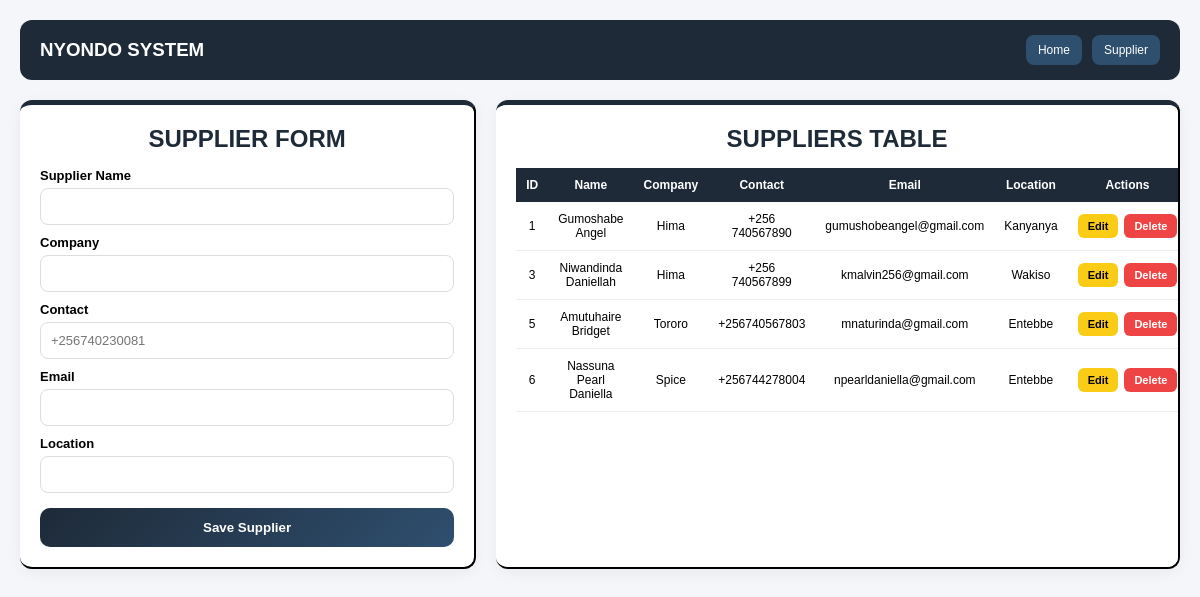
Before: /supplier/ with the older database file.
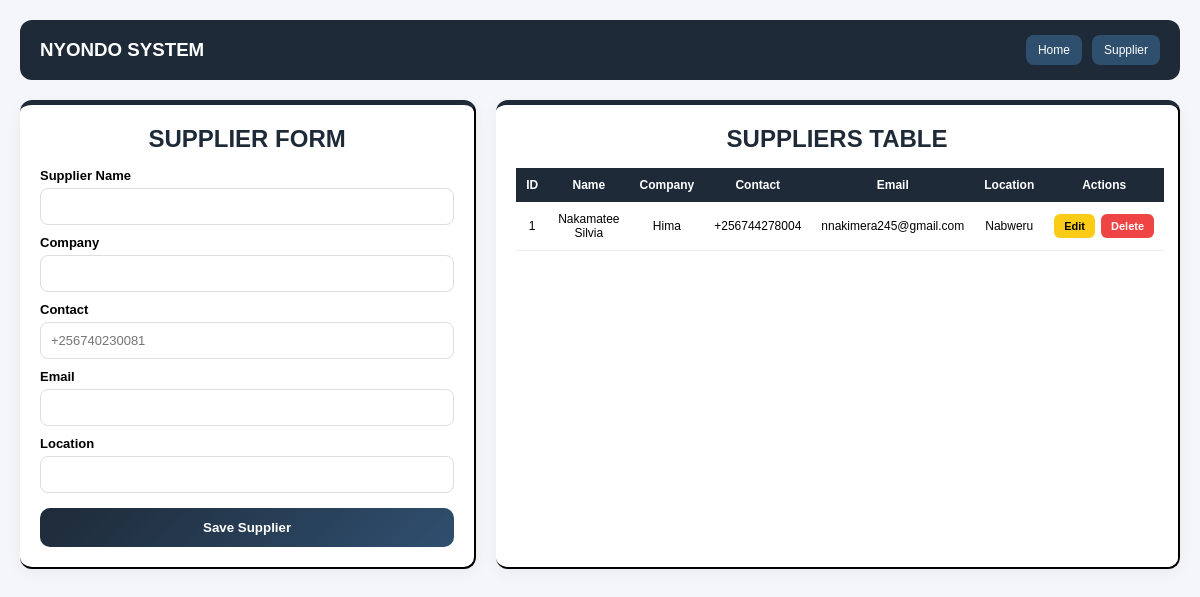
After: the same page with the newer database file.
### hardwareapp/models.py (models this page shows, shortened)
class Supplier(models.Model):
    supplier_name = models.CharField(max_length=100)
    company = models.CharField(max_length=100)
    contact = models.CharField(max_length=14, blank=True, null=True)
    email = models.EmailField()
    location = models.CharField(max_length=100)
    created_at = models.DateTimeField(auto_now_add=True)
    updated_at = models.DateTimeField(auto_now=True)

### hardwareapp/views.py (the view, shortened to what this page needs)
# urls.py: path('supplier/', views.suppliers, name='supplier'),
def suppliers(request):
    suppliers = Supplier.objects.all()
    return render(request, "suppliers.html", {
        "suppliers": suppliers
    })

### hardwareapp/templates/suppliers.html (shortened to what this page needs)
{% load static %}
<!doctype html>
<html lang="en">
  <head>
  </head>
  <body>
    <div class="navbar">
      <h3>NYONDO SYSTEM</h3>
      <div class="nav-links">
        <a href="{% url 'index' %}">Home</a>
        <a href="{% url 'supplier' %}">Supplier</a>
      </div>
    </div>
    <div class="container">
      <div class="form-box">
        <h2>SUPPLIER FORM</h2>
        <form method="POST">
          <label>Supplier Name</label>
          <input type="text" name="supplier_name" required />
          <label>Company</label>
          <input type="text" name="company" required />
          <label>Contact</label>
          <input
            type="text"
            name="contact"
            placeholder="+256740230081"
            pattern="^\+256[0-9]{9}$"
            maxlength="13"
            title="Phone must be in format +256XXXXXXXXX"
            required
          />
          <label>Email</label>
          <input type="email" name="email" required />
          <label>Location</label>
          <input type="text" name="location" required />
          <button type="submit">Save Supplier</button>
        </form>
      </div>
      <div class="table-box">
        <h2>SUPPLIERS TABLE</h2>
        <table>
          <tr>
            <th>ID</th>
            <th>Name</th>
            <th>Company</th>
            <th>Contact</th>
            <th>Email</th>
            <th>Location</th>
            <th>Actions</th>
          </tr>
          {% for supplier in suppliers %}
          <tr>
            <td>{{ supplier.id }}</td>
            <td>{{ supplier.supplier_name }}</td>
            <td>{{ supplier.company }}</td>
            <td>{{ supplier.contact }}</td>
            <td>{{ supplier.email }}</td>
            <td>{{ supplier.location }}</td>
            <td>
              <div class="actions">
                <a
                  href="{% url 'edit_supplier' supplier.id %}"
                  class="edit-btn"
                >
                  Edit
                </a>
                <a
                  href="{% url 'delete_supplier' supplier.id %}"
                  class="delete-btn"
                  onclick="
                    return confirm(
                      'Are you sure you want to delete this supplier? This action cannot be undone!',
                    );
                  "
                >
                  Delete
                </a>
              </div>
            </td>
          </tr>
          {% empty %}
          <tr>
            <td colspan="8">No suppliers found</td>
          </tr>
          {% endfor %}
        </table>
      </div>
    </div>
  </body>
</html>

### hardwareapp/templates/suppliers.html (style rules this page uses)
* { margin: 0; padding: 0; box-sizing: border-box; font-family: Arial, sans-serif; }
body { background: #f4f6f9; min-height: 100vh; padding: 20px; }
.container { display: flex; gap: 20px; }
.form-box, .table-box { background: #fff; padding: 20px; border-radius: 12px; border-top: 5px solid #1e2a38; border-right: 2px solid black; border-bottom: 2px solid black; box-shadow: 0 4px 15px rgba(0, 0, 0, 0.05); }
.form-box { width: 40%; }
.table-box { width: 60%; overflow-x: auto; }
h2 { text-align: center; margin-bottom: 15px; color: #1e2a38; }
label { display: block; margin-top: 10px; font-weight: 600; font-size: 13px; }
input { width: 100%; padding: 10px; margin-top: 5px; border: 1px solid #ddd; border-radius: 8px; font-size: 13px; }
button, .btn { width: 100%; margin-top: 15px; padding: 12px; background: linear-gradient(135deg, #1e2a38, #2f4f6f); color: white; border: none; border-radius: 10px; font-weight: bold; text-align: center; text-decoration: none; display: block; cursor: pointer; transition: 0.3s; }
table { width: 100%; border-collapse: collapse; font-size: 12px; }
th { background: #1e2a38; color: white; padding: 10px; font-size: 12px; }
td { padding: 10px; text-align: center; border-bottom: 1px solid #eee; font-size: 12px; }
.actions { display: flex; gap: 6px; justify-content: center; align-items: center; }
.edit-btn { background: #facc15; color: black; padding: 6px 10px; border-radius: 6px; text-decoration: none; font-size: 11px; font-weight: bold; transition: 0.2s; }
.delete-btn { background: #ef4444; color: white; padding: 6px 10px; border-radius: 6px; text-decoration: none; font-size: 11px; font-weight: bold; transition: 0.2s; }
.navbar { display: flex; justify-content: space-between; align-items: center; padding: 15px 20px; background: #1e2a38; color: white; border-radius: 12px; margin-bottom: 20px; flex-wrap: wrap; }
.nav-links { display: flex; gap: 10px; flex-wrap: wrap; }
.nav-links a { text-decoration: none; padding: 8px 12px; background: #2f4f6f; color: white; border-radius: 8px; font-size: 12px; transition: 0.3s; }

Changed rows visible on the page:
removed Supplier: id "3", supplier_name "Niwandinda Daniellah", company "Hima", contact "+256 740567899", email "kmalvin256@gmail.com", location "Wakiso"
removed Supplier: id "5", supplier_name "Amutuhaire Bridget", company "Tororo", contact "+256740567803", email "mnaturinda@gmail.com", location "Entebbe"
removed Supplier: id "6", supplier_name "Nassuna Pearl Daniella", company "Spice", contact "+256744278004", email "npearldaniella@gmail.com", location "Entebbe"
changed Supplier "Hima": supplier_name "Gumoshabe Angel" → "Nakamatee Silvia"; contact "+256 740567890" → "+256744278004"; email "gumushobeangel@gmail.com" → "nnakimera245@gmail.com"; location "Kanyanya" → "Nabweru"
